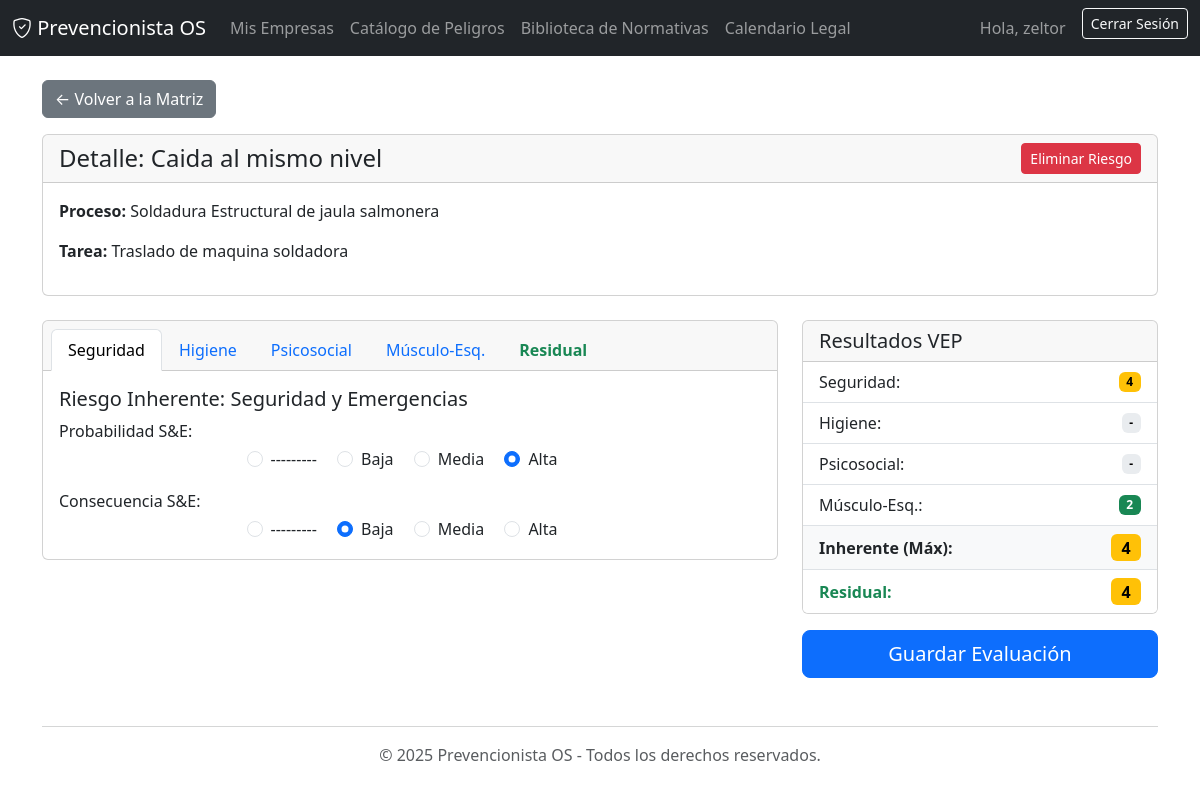
The app's page /riesgo/1/ (signed in) with its own data.
### gestion_riesgos/models.py (models this page shows, shortened)
class Riesgo(models.Model):
    class Probabilidad(models.IntegerChoices):
        BAJA = 1, 'Baja'
        MEDIA = 2, 'Media'
        ALTA = 4, 'Alta'
    class Consecuencia(models.IntegerChoices):
        BAJA = 1, 'Baja'
        MEDIA = 2, 'Media'
        ALTA = 4, 'Alta'
    tarea = models.ForeignKey(Tarea, on_delete=models.CASCADE, related_name="riesgos")
    peligro = models.ForeignKey(Peligro, on_delete=models.PROTECT, related_name="riesgos_asociados")
    consecuencias = models.TextField(blank=True, help_text="Ej: Golpes, fracturas")
    probabilidad_seguridad = models.PositiveIntegerField("Probabilidad S&E", choices=Probabilidad.choices, null=True, blank=True)
    consecuencia_seguridad = models.PositiveIntegerField("Consecuencia S&E", choices=Consecuencia.choices, null=True, blank=True)
    probabilidad_higienicos = models.PositiveIntegerField("Probabilidad Higiene", choices=Probabilidad.choices, null=True, blank=True)
    consecuencia_higienicos = models.PositiveIntegerField("Consecuencia Higiene", choices=Consecuencia.choices, null=True, blank=True)
    probabilidad_psicosociales = models.PositiveIntegerField("Probabilidad Psicosocial", choices=Probabilidad.choices, null=True, blank=True)
    consecuencia_psicosociales = models.PositiveIntegerField("Consecuencia Psicosocial", choices=Consecuencia.choices, null=True, blank=True)
    probabilidad_musculoesqueleticos = models.PositiveIntegerField("Probabilidad M-E", choices=Probabilidad.choices, null=True, blank=True)
    consecuencia_musculoesqueleticos = models.PositiveIntegerField("Consecuencia M-E", choices=Consecuencia.choices, null=True, blank=True)
    probabilidad_residual = models.PositiveIntegerField(choices=Probabilidad.choices, null=True, blank=True)
    consecuencia_residual = models.PositiveIntegerField(choices=Consecuencia.choices, null=True, blank=True)
    def _calcular_vep(self, probabilidad, consecuencia):
        if probabilidad and consecuencia:
            return probabilidad * consecuencia
        return None
    def _clasificar_riesgo(self, vep):
        if vep is None: return "No evaluado"
        if vep >= 9: return "Intolerable"
        if vep >= 5: return "Importante"
        if vep >= 3: return "Moderado"
        return "Tolerable"
    @property
    def valor_vep_seguridad(self):
        return self._calcular_vep(self.probabilidad_seguridad, self.consecuencia_seguridad)
    @property
    def clasificacion_riesgo_seguridad(self):
        return self._clasificar_riesgo(self.valor_vep_seguridad)
    @property
    def valor_vep_higienicos(self):
        return self._calcular_vep(self.probabilidad_higienicos, self.consecuencia_higienicos)
    @property
    def clasificacion_riesgo_higienicos(self):
        return self._clasificar_riesgo(self.valor_vep_higienicos)
    @property
    def valor_vep_psicosociales(self):
        return self._calcular_vep(self.probabilidad_psicosociales, self.consecuencia_psicosociales)
    @property
    def clasificacion_riesgo_psicosociales(self):
        return self._clasificar_riesgo(self.valor_vep_psicosociales)
    @property
    def valor_vep_musculoesqueleticos(self):
        return self._calcular_vep(self.probabilidad_musculoesqueleticos, self.consecuencia_musculoesqueleticos)
    @property
    def clasificacion_riesgo_musculoesqueleticos(self):
        return self._clasificar_riesgo(self.valor_vep_musculoesqueleticos)
    @property
    def valor_vep_inherente_maximo(self):
        veps = [
            self.valor_vep_seguridad,
            self.valor_vep_higienicos,
            self.valor_vep_psicosociales,
            self.valor_vep_musculoesqueleticos
        ]
        valid_veps = [v for v in veps if v is not None]
        return max(valid_veps) if valid_veps else None
    @property
    def clasificacion_riesgo_inherente_maximo(self):
        return self._clasificar_riesgo(self.valor_vep_inherente_maximo)
    @property
    def valor_vep_residual(self):
        return self._calcular_vep(self.probabilidad_residual, self.consecuencia_residual)
    @property
    def clasificacion_riesgo_residual(self):
        return self._clasificar_riesgo(self.valor_vep_residual)

class Peligro(models.Model):
    familia_riesgo = models.CharField(max_length=255, help_text="Ej: Riesgos de Seguridad")
    riesgo_especifico = models.CharField(max_length=255, help_text="Ej: Caída de personas")
    definicion = models.TextField(blank=True)
    codigo = models.CharField(max_length=10, unique=True)

class Tarea(models.Model):
    proceso = models.ForeignKey(Proceso, on_delete=models.CASCADE, related_name="tareas")
    puesto_trabajo = models.CharField(max_length=255, help_text="Ej: Soldador Calificado")
    descripcion = models.CharField(max_length=255, help_text="Ej: Cortar planchas de metal")
    es_rutinaria = models.BooleanField(default=True)

class Proceso(models.Model):
    matriz = models.ForeignKey(Matriz, on_delete=models.CASCADE, related_name="procesos")
    nombre = models.CharField(max_length=255, help_text="Ej: Proceso de Soldadura")
    class Meta:
        unique_together = ('matriz', 'nombre')

### gestion_riesgos/views.py (the view, shortened to what this page needs)
# urls.py: path('riesgo/<int:pk>/', views.RiesgoDetailView.as_view(), name='riesgo_detail'),
class RiesgoDetailView(LoginRequiredMixin, UpdateView):
    model = Riesgo
    form_class = RiesgoEvaluarForm # Usamos el formulario de evaluación
    template_name = 'riesgo_detail.html'
    context_object_name = 'riesgo'
    def get_queryset(self):
        return Riesgo.objects.filter(tarea__proceso__matriz__empresa__prevencionista=self.request.user)
    def get_context_data(self, **kwargs):
        context = super().get_context_data(**kwargs)
        return context

### gestion_riesgos/forms.py
class RiesgoEvaluarForm(forms.ModelForm):
    class Meta:
        model = Riesgo
        fields = [
            'probabilidad_seguridad', 'consecuencia_seguridad',
            'probabilidad_higienicos', 'consecuencia_higienicos',
            'probabilidad_psicosociales', 'consecuencia_psicosociales',
            'probabilidad_musculoesqueleticos', 'consecuencia_musculoesqueleticos',
            'probabilidad_residual', 'consecuencia_residual'
        ]
        radio_widget = forms.RadioSelect(attrs={'class': 'form-check-input'})
        widgets = {
            'probabilidad_seguridad': radio_widget, 'consecuencia_seguridad': radio_widget,
            'probabilidad_higienicos': radio_widget, 'consecuencia_higienicos': radio_widget,
            'probabilidad_psicosociales': radio_widget, 'consecuencia_psicosociales': radio_widget,
            'probabilidad_musculoesqueleticos': radio_widget, 'consecuencia_musculoesqueleticos': radio_widget,
            'probabilidad_residual': radio_widget, 'consecuencia_residual': radio_widget,
        }

### gestion_riesgos/templates/riesgo_detail.html (shortened to what this page needs)
{% extends 'base.html' %}
{% block content %}
<a href="{% url 'matriz_detail' riesgo.tarea.proceso.matriz.pk %}" class="btn btn-secondary mb-3">&larr; Volver a la Matriz</a>
<div class="card mb-4">
    <div class="card-header d-flex justify-content-between align-items-center">
        <h4 class="mb-0">Detalle: {{ riesgo.peligro.riesgo_especifico }}</h4>
        <a href="{% url 'riesgo_delete' riesgo.pk %}" class="btn btn-danger btn-sm">Eliminar Riesgo</a>
    </div>
    <div class="card-body">
        <p><strong>Proceso:</strong> {{ riesgo.tarea.proceso.nombre }}</p>
        <p><strong>Tarea:</strong> {{ riesgo.tarea.descripcion }}</p>
    </div>
</div>
<form method="post">
    <div class="row">
        <div class="col-lg-8">
            <div class="card">
                <div class="card-header">
                    <ul class="nav nav-tabs card-header-tabs" id="evaluationTabs" role="tablist">
                        <li class="nav-item" role="presentation">
                            <button class="nav-link active" id="seguridad-tab" data-bs-toggle="tab" data-bs-target="#seguridad" type="button" role="tab">Seguridad</button>
                        </li>
                        <li class="nav-item" role="presentation">
                            <button class="nav-link" id="higienicos-tab" data-bs-toggle="tab" data-bs-target="#higienicos" type="button" role="tab">Higiene</button>
                        </li>
                        <li class="nav-item" role="presentation">
                            <button class="nav-link" id="psicosocial-tab" data-bs-toggle="tab" data-bs-target="#psicosocial" type="button" role="tab">Psicosocial</button>
                        </li>
                        <li class="nav-item" role="presentation">
                            <button class="nav-link" id="ergonomia-tab" data-bs-toggle="tab" data-bs-target="#ergonomia" type="button" role="tab">Músculo-Esq.</button>
                        </li>
                         <li class="nav-item" role="presentation">
                            <button class="nav-link text-success" id="residual-tab" data-bs-toggle="tab" data-bs-target="#residual" type="button" role="tab"><strong>Residual</strong></button>
                        </li>
                    </ul>
                </div>
                <div class="card-body tab-content" id="evaluationTabsContent">
                    <div class="tab-pane fade show active" id="seguridad" role="tabpanel">
                        <h5>Riesgo Inherente: Seguridad y Emergencias</h5>
                        {% include 'partials/evaluacion_radios.html' with prob_field=form.probabilidad_seguridad cons_field=form.consecuencia_seguridad %}
                    </div>
                </div>
            </div>
        </div>
        <div class="col-lg-4">
            <div class="card">
                <div class="card-header"><h5 class="mb-0">Resultados VEP</h5></div>
                <ul class="list-group list-group-flush">
                    <li class="list-group-item d-flex justify-content-between align-items-center">
                        Seguridad: <span class="badge clasificacion-{{ riesgo.clasificacion_riesgo_seguridad }}">{{ riesgo.valor_vep_seguridad|default:"-" }}</span>
                    </li>
                     <li class="list-group-item d-flex justify-content-between align-items-center">
                        Higiene: <span class="badge clasificacion-{{ riesgo.clasificacion_riesgo_higienicos }}">{{ riesgo.valor_vep_higienicos|default:"-" }}</span>
                    </li>
                     <li class="list-group-item d-flex justify-content-between align-items-center">
                        Psicosocial: <span class="badge clasificacion-{{ riesgo.clasificacion_riesgo_psicosociales }}">{{ riesgo.valor_vep_psicosociales|default:"-" }}</span>
                    </li>
                     <li class="list-group-item d-flex justify-content-between align-items-center">
                        Músculo-Esq.: <span class="badge clasificacion-{{ riesgo.clasificacion_riesgo_musculoesqueleticos }}">{{ riesgo.valor_vep_musculoesqueleticos|default:"-" }}</span>
                    </li>
                    <li class="list-group-item d-flex justify-content-between align-items-center bg-light">
                        <strong>Inherente (Máx):</strong> <span class="badge fs-6 clasificacion-{{ riesgo.clasificacion_riesgo_inherente_maximo }}">{{ riesgo.valor_vep_inherente_maximo|default:"-" }}</span>
                    </li>
                    <li class="list-group-item d-flex justify-content-between align-items-center text-success">
                        <strong>Residual:</strong> <span class="badge fs-6 clasificacion-{{ riesgo.clasificacion_riesgo_residual }}">{{ riesgo.valor_vep_residual|default:"-" }}</span>
                    </li>
                </ul>
            </div>
            <div class="d-grid mt-3">
                 <button type="submit" class="btn btn-primary btn-lg">Guardar Evaluación</button>
            </div>
        </div>
    </div>
</form>
{% endblock %}

### gestion_riesgos/templates/base.html (shortened to what this page needs)
<!DOCTYPE html>
<html lang="es">
<head>
    <link href="https://cdn.jsdelivr.net/npm/bootstrap@5.3.3/dist/css/bootstrap.min.css" rel="stylesheet">
    <link rel="stylesheet" href="https://cdn.jsdelivr.net/npm/bootstrap-icons@1.11.3/font/bootstrap-icons.min.css">
</head>
<body>
    <nav class="navbar navbar-expand-lg navbar-dark bg-dark">
        <div class="container-fluid">
            <a class="navbar-brand" href="{% url 'dashboard' %}">
                <i class="bi bi-shield-check"></i> Prevencionista OS
            </a>
            <div class="collapse navbar-collapse" id="navbarNav">
                {% if user.is_authenticated %}
                <ul class="navbar-nav me-auto mb-2 mb-lg-0">
                    <li class="nav-item">
                        <a class="nav-link" href="{% url 'empresa_list' %}">Mis Empresas</a>
                    </li>
                    <li class="nav-item">
                        <a class="nav-link" href="{% url 'peligro_list' %}">Catálogo de Peligros</a>
                    </li>
                    <li class="nav-item">
                        <a class="nav-link" href="{% url 'normativa_list' %}">Biblioteca de Normativas</a>
                    </li>
                    <li class="nav-item">
                        <a class="nav-link" href="{% url 'calendario_legal' %}">Calendario Legal</a>
                    </li>
                </ul>
                {% endif %}
                <div class="d-flex ms-auto">
                    {% if user.is_authenticated %}
                        <span class="navbar-text me-3">
                            Hola, {{ user.first_name|default:user.username }}
                        </span>
                        <form action="{% url 'logout' %}" method="post">
                            <button type="submit" class="btn btn-outline-light btn-sm">Cerrar Sesión</button>
                        </form>
                    {% else %}
                        <a href="{% url 'login' %}" class="btn btn-primary">Iniciar Sesión</a>
                    {% endif %}
                </div>
            </div>
        </div>
    </nav>
    <main class="container mt-4">
        {% block content %}{% endblock %}
    </main>
    <footer class="container text-center mt-5 mb-3 text-muted">
        <hr>
        <p>&copy; {% now "Y" %} Prevencionista OS - Todos los derechos reservados.</p>
    </footer>
</body>
</html>

### gestion_riesgos/templates/riesgo_detail.html (style rules this page uses)
.clasificacion-Moderado { background-color: #ffc107 !important; color: black; }
.clasificacion-Tolerable { background-color: #198754 !important; color: white; }
.clasificacion-No.evaluado { background-color: #e9ecef !important; color: black; }

### records on screen
Riesgo: peligro.riesgo_especifico "Caida al mismo nivel", tarea.proceso.nombre "Soldadura Estructural de jaula salmonera", tarea.descripcion "Traslado de maquina soldadora", valor_vep_seguridad "4", valor_vep_higienicos "-", valor_vep_psicosociales "-", valor_vep_musculoesqueleticos "2", valor_vep_inherente_maximo "4", valor_vep_residual "4"

### other values on screen
{{ user.first_name|default:user.username }} "zeltor"
{{ prob_field.label_tag }} "Probabilidad S&E:"
{{ radio.choice_label }} "---------" "Baja" "Media" "Alta"
{{ cons_field.label_tag }} "Consecuencia S&E:"
